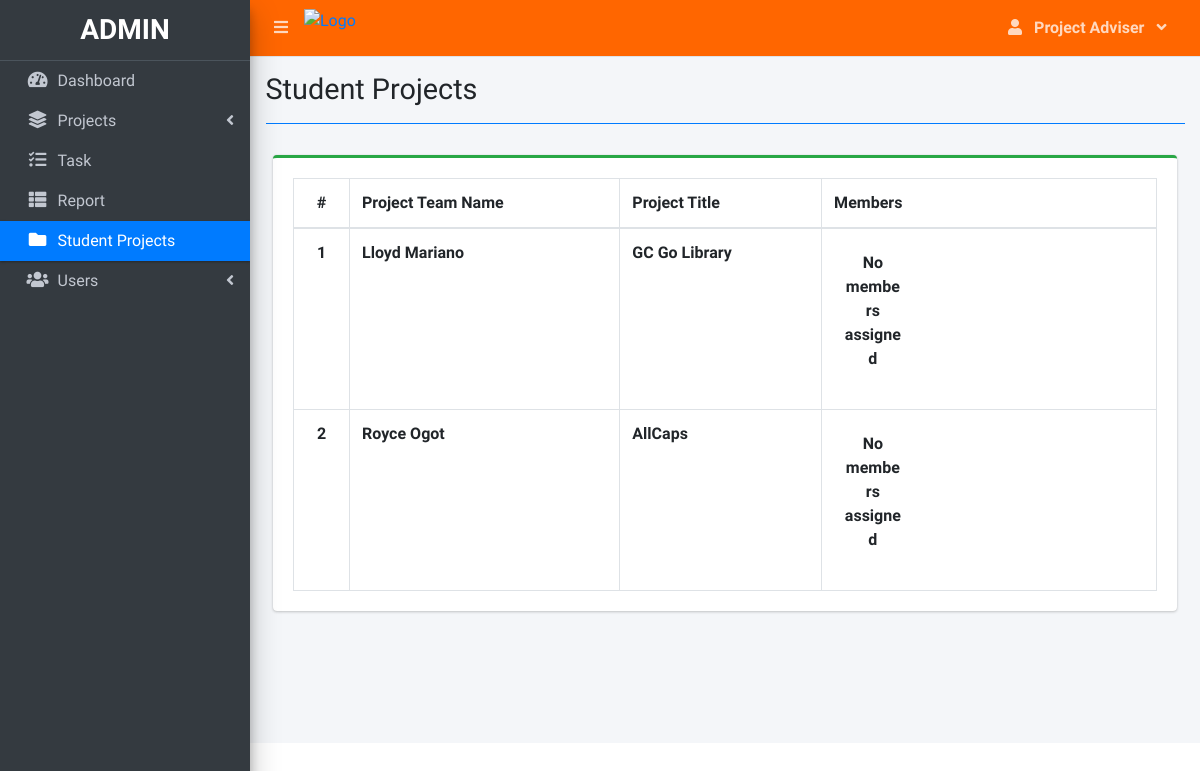
The app's page /index.php?page=student_projects (signed in) with its own data.
### tables this page shows
CREATE TABLE `project_list` (
  `id` int(30) NOT NULL,
  `name` varchar(200) NOT NULL,
  `description` text NOT NULL,
  `status` tinyint(2) NOT NULL,
  `start_date` date NOT NULL,
  `end_date` date NOT NULL,
  `manager_id` int(30) NOT NULL,
  `user_ids` text NOT NULL,
  `date_created` datetime NOT NULL DEFAULT current_timestamp()
);

CREATE TABLE `users` (
  `id` int(30) NOT NULL,
  `firstname` varchar(200) NOT NULL,
  `lastname` varchar(200) NOT NULL,
  `email` varchar(200) NOT NULL,
  `password` text NOT NULL,
  `type` tinyint(1) NOT NULL DEFAULT 2 COMMENT '1 = admin, 2 = staff',
  `avatar` text NOT NULL DEFAULT 'no-image-available.png',
  `date_created` datetime NOT NULL DEFAULT current_timestamp()
);

### student_projects.php (the view, shortened to what this page needs)
<?php include'db_connect.php' ?>
<div class="col-lg-12">
	<div class="card card-outline card-success">
		<div class="card-body">
			<table class="table tabe-hover table-bordered" id="list">
				<thead>
					<tr>
						<th class="text-center">#</th>
						<th>Project Team Name</th>
						<th>Project Title</th>
						<th>Members</th>
					</tr>
				</thead>
				<tbody>
					<?php
					$i = 1;
					$qry = $conn->query("SELECT
                    p.manager_id,
                    p.name,
                    p.user_ids,
                    u.firstname as firstname,
                    u.lastname as lastname,
                    u.id
                   FROM project_list p
                   LEFT JOIN users u on p.manager_id = u.id");
					while($row= $qry->fetch_assoc()):
					?>
					<tr>
						<th class="text-center"><?php echo $i++ ?></th>
						<td><b><?php echo ucwords($row['firstname']  .' ' . $row['lastname']) ?></b></td>
						<td><b><?php echo ucwords($row['name']) ?></b></td>
						<td>
                                <ul class="users-list clearfix">
                                <?php
                                if(!empty($row['user_ids'])):
                                    $members = $conn->query("SELECT *,concat(firstname,' ',lastname) as name FROM users where id in (".$row['user_ids'].") order by concat(firstname,' ',lastname) asc");
                                    while($row=$members->fetch_assoc()):
                                ?>
                                        <li>
                                            <img src="assets/uploads/<?php echo $row['avatar'] ?>" alt="User Image" width="56px">
                                            <a class="users-list-name" href="javascript:void(0)"><?php echo ucwords($row['name']) ?></a>
                                        </li>
                                <?php
                            endwhile;
                                ?>
                            <?php else: ?>
                                    <li>
                                    <b>No members assigned</b>
                                    </li>
                                    <?php
                                endif;
                                ?>
                            </ul>
                        </td>
					</tr>
				<?php endwhile; ?>
				</tbody>
			</table>
		</div>
	</div>
</div>

### records on screen
project_list: users.firstname+lastname "Lloyd Mariano", name "GC Go Library", user_ids "No members assigned"
project_list: users.firstname+lastname "Royce Ogot", name "AllCaps", user_ids "No members assigned"

### other values on screen
$_SESSION['login_firstname'].' '.$_SESSION['login_lastname'] "Project Adviser"
$title "Student Projects"
